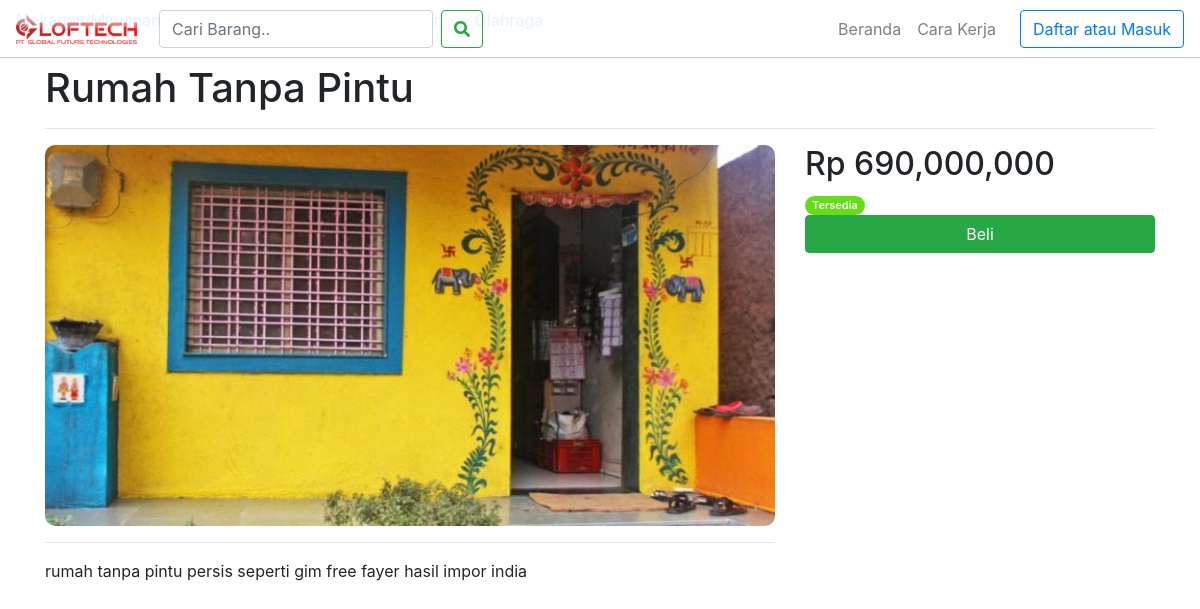
Page /produk.php?id=5 on the committed database.
### tables this page shows
CREATE TABLE `produk` (
  `id` int(11) NOT NULL,
  `judul` text NOT NULL,
  `desk` text NOT NULL,
  `harga` int(11) NOT NULL,
  `type` int(11) NOT NULL,
  `qty` int(11) NOT NULL,
  `gambar` text NOT NULL,
  `kota_id` int(11) NOT NULL,
  `kat_id` int(11) NOT NULL,
  `user_id` int(11) NOT NULL
);

### produk.php (the view, shortened to what this page needs)
<?php
require_once "modular/header.php";
$aidix = htmlentities($_GET['id']);
$sql = "SELECT * FROM produk  WHERE `id` = $aidix";
$result = $conn->query($sql);
if ($result->num_rows > 0) {
    while($row = $result->fetch_assoc()) {
      $gambar = $row['gambar'];
      $judul = $row['judul'];
      $harga = number_format($row['harga']);
      $desk = $row['desk'];
      if ($row['type'] == 1) {
        $badge = "<span class='badge badge-success'>Tersedia</span>";
      } else {
        $badge = "<span class='badge badge-info'>Tawaran</span>";
      }
      }
} else {
    die("ID tidak ada");
}
?>
<body class="bg-light">
<?php require_once "modular/navbar.php"?>
<main role="main" class="container">
<br>
  <h1 class="d-none d-lg-block d-md-block"><?php echo $judul?></h1>
  <hr>
  <div class="row pesbarrow">
<div class="col-xs-12 col-md-8">
  <div class="f169">
          <img src="<?php echo $gambar ?>" class="ar169 card-img-top w-100" alt="<?php echo $judul?>">
        </div>
</div>
<div class="col-xs-12 col-md-4">
<h2>Rp <?php echo $harga ?></h2>
<?php echo $badge ?>
<button class="w-100 btn btn-success">Beli</button>
</div>
<div class="col-xs-12 col-md-8">
<hr>
<p><?php echo $desk ?></p>
</div>
  </div>
</main>
<?php
require_once "modular/footer.php" ?>

### assets/css/style.css (style rules this page uses)
.f169 { position: relative; padding-top: 52.25%; }
.ar169 { position: absolute; height: 100%; left: 0; top: 0; border-radius:10px; }
.bg-light { background-color:#FFFFFF !important; }
.badge { display: inline-block; font-size: 11px; font-weight: 600; padding: 3px 6px; border: 1px solid transparent; min-width: 10px; line-height: 1; color: #fff; text-align: center; white-space: nowrap; vertical-align: middle; border-radius: 99999px }
.badge.badge-success { background-color: #64DD17 }

### rows in the picture
produk: judul "Rumah Tanpa Pintu", gambar (picture), harga "690,000,000", desk "rumah tanpa pintu persis seperti gim free fayer hasil impor india"
